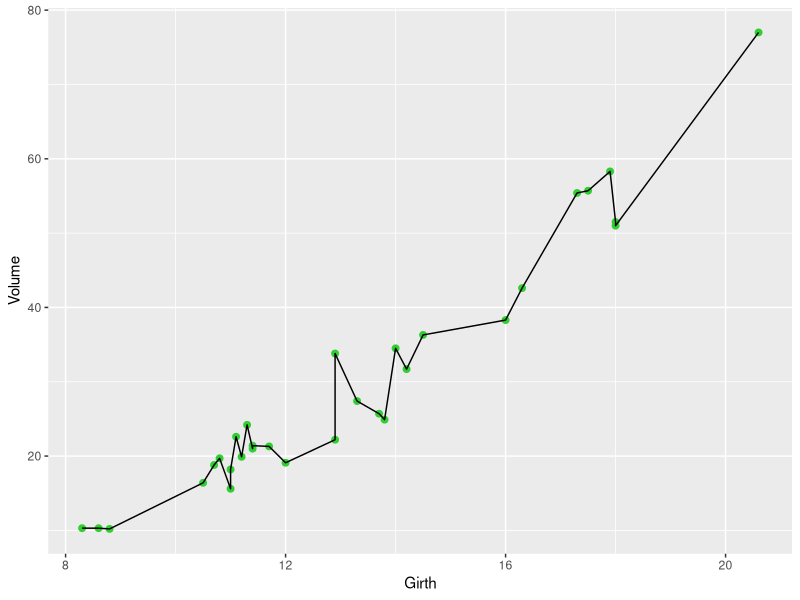
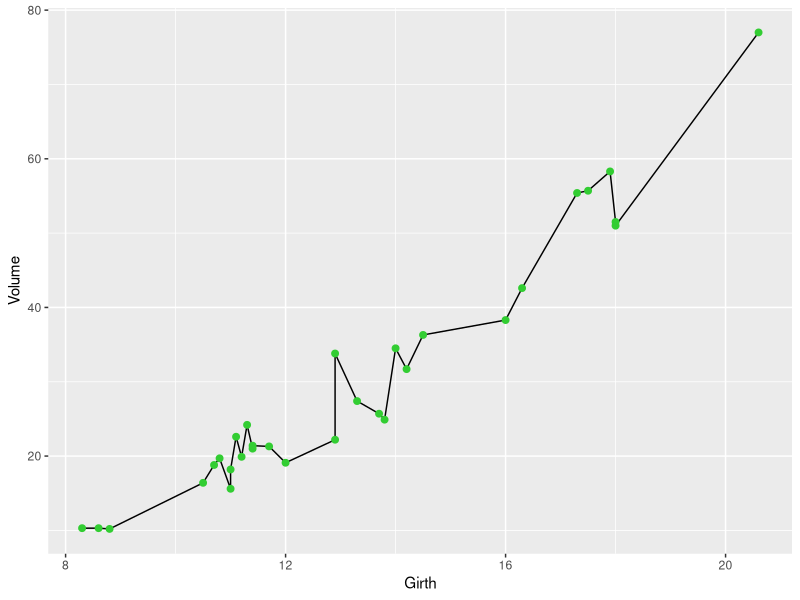
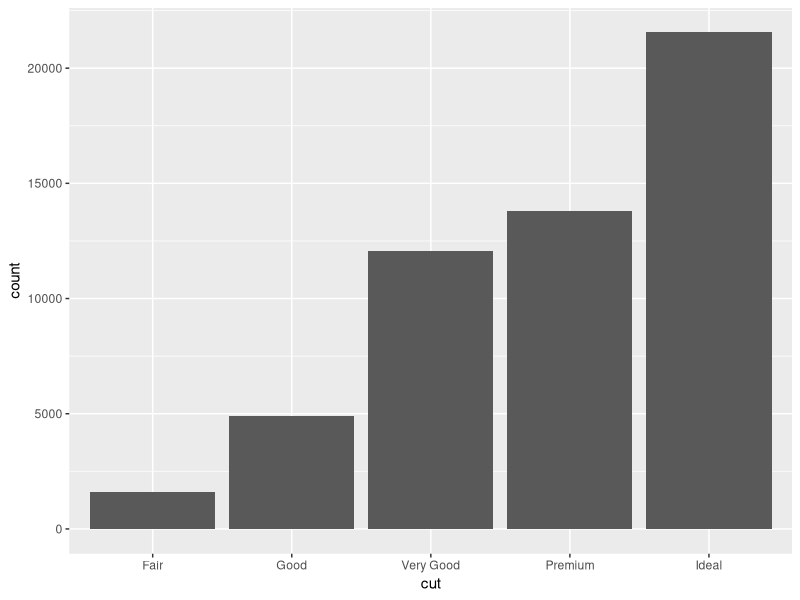
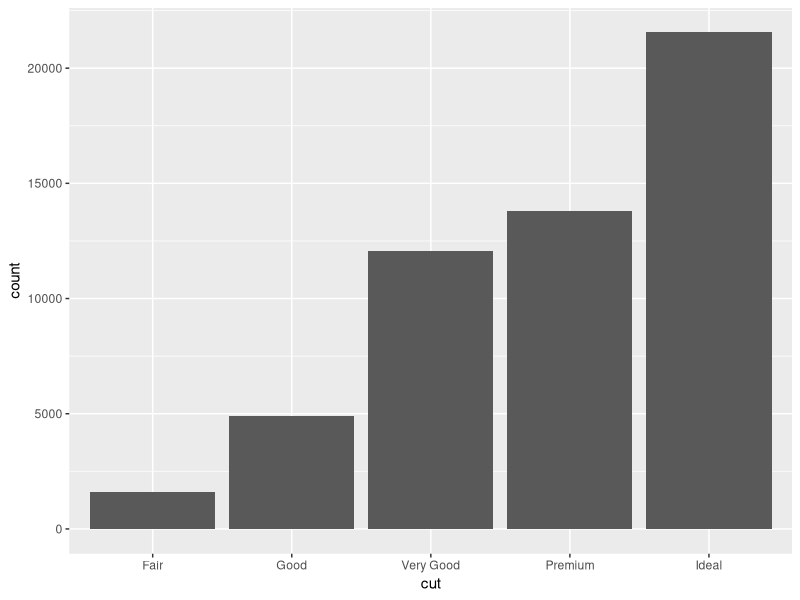
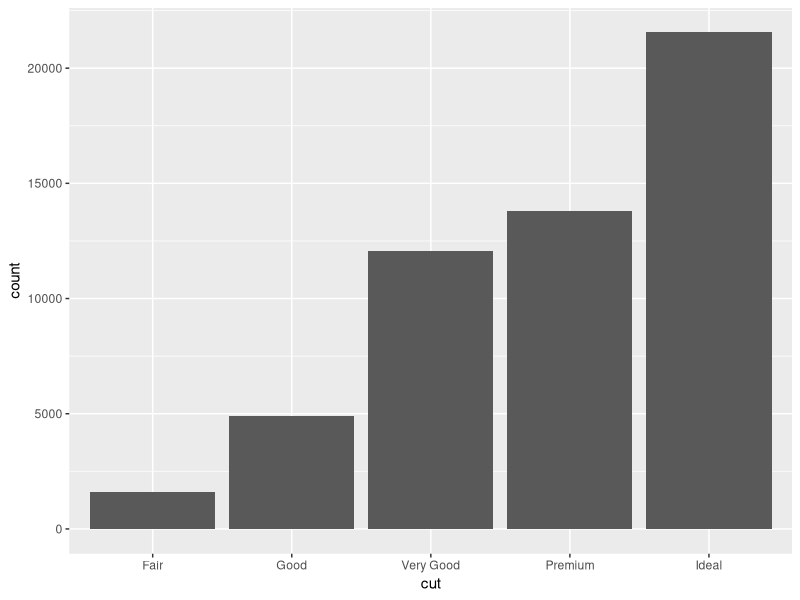
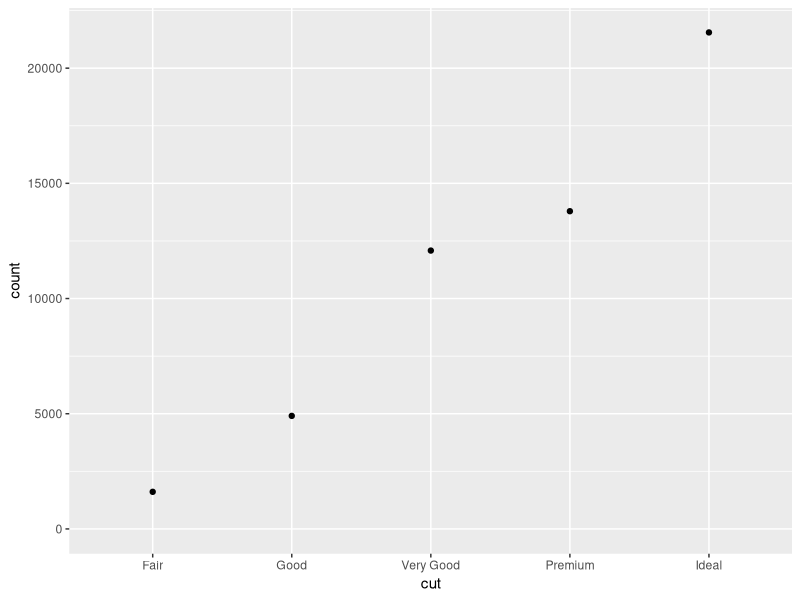
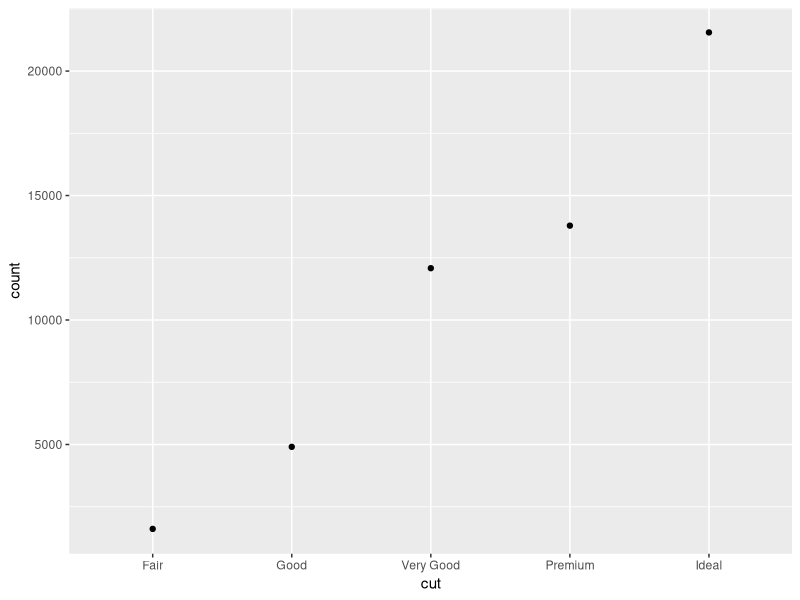
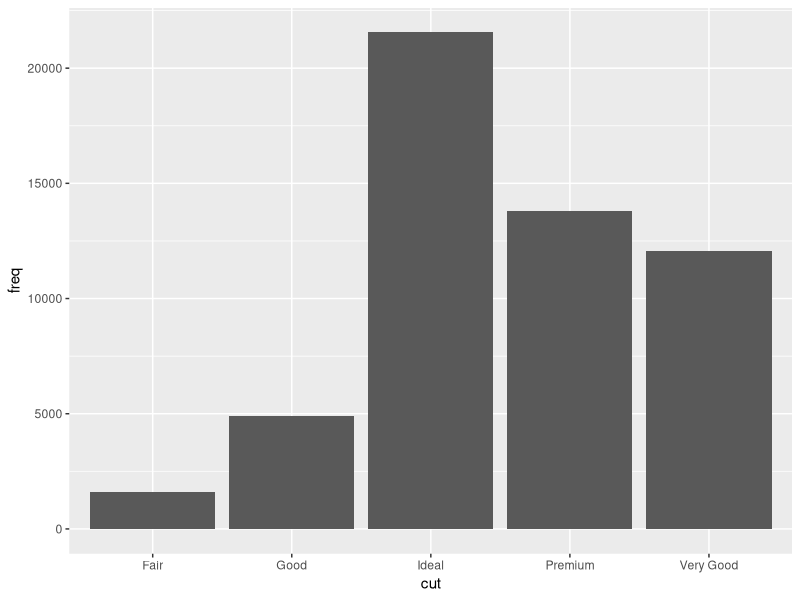

The R script that drew these images, in order: (Note: this script raises an error after producing the figures.)
## ---- chunk 1
library(tidyverse)

knitr::opts_chunk$set(fig.height = 3, fig.width = 6)

Sys.setlocale(locale = "Lithuanian")
## ---- chunk 2
ggplot(trees, aes(Girth, Volume)) +
    geom_point(color = "limegreen", size = 2) +
    geom_line()
## ---- chunk 3
ggplot(trees, aes(Girth, Volume)) +
    geom_line() +
    geom_point(color = "limegreen", size = 2)
#taskai uzdengia linija
## ---- chunk 4
data(diamonds)
## ---- chunk 5
head(diamonds)
## ---- chunk 6
tail(diamonds)
## ---- chunk 7
str(diamonds)
## ---- chunk 8
dplyr::glimpse(diamonds)
## ---- chunk 9
ggplot(data = diamonds) + 
     geom_bar(mapping = aes(x = cut)) 
## ---- chunk 10
ggplot(data = diamonds) + 
     geom_bar(mapping = aes(x = cut)) 
## ---- chunk 11
ggplot(data = diamonds) + 
    stat_count(mapping = aes(x = cut)) 
## ---- chunk 12
ggplot(data = diamonds) + 
    stat_count(mapping = aes(x = cut), geom = "point") 
## ---- chunk 13
ggplot(data = diamonds) + 
    geom_point(mapping = aes(x = cut), stat = "count") 
## ---- chunk 14
demo_df <- tribble(
  ~cut,         ~freq,
  "Fair",       1610,
  "Good",       4906,
  "Very Good",  12082,
  "Premium",    13791,
  "Ideal",      21551
)
## ---- chunk 15
glimpse(demo_df)
## ---- chunk 16
demo_df
## ---- chunk 17
ggplot(data = demo_df) +
  geom_bar(mapping = aes(x = cut, y = freq), stat = "identity")
## ---- chunk 18
ggplot(data = demo_df) +
  geom_bar(mapping = aes(x = cut, y = freq), stat = "count")
## ---- chunk 19
ggplot(data = diamonds) + 
  geom_bar(mapping = aes(x = cut, y = ..count.., group = 1)) 
## ---- chunk 20
ggplot(data = diamonds) + 
  geom_bar(mapping = aes(x = cut, y = ..prop..))
## ---- chunk 21
c <- ggplot(mpg, aes(hwy))
## ---- chunk 22
c + stat_bin(binwidth = 1)
## ---- chunk 23
c + stat_bin(binwidth = .5)
## ---- chunk 24
c + stat_bin(aes(y = ..count..))
## ---- chunk 25
c + stat_bin(aes(y = ..ncount..))
## ---- chunk 26
c + stat_bin(aes(y = ..density..))
## ---- chunk 27
c + stat_bin(aes(y = ..ndensity.., fill = ..count..))
## ---- chunk 28
ggplot(data = diamonds) + 
   stat_summary( 
      mapping = aes(x = cut, y = depth),
      fun.ymin = min, 
      fun.ymax = max, 
      fun.y = median,
      color = "green3"
   ) 
## ---- chunk 29
# Pradinis kodas
ggplot(data = diamonds) + 
   stat_summary( 
      mapping = aes(x = cut, y = depth),
      fun.ymin = min, 
      fun.ymax = max, 
      fun.y = median
   ) 
## ---- chunk 30
# Pakeistas kodas
ggplot(data = diamonds) + 
    geom_pointrange(aes(x = cut, y = depth),
        fun.ymin = min, 
        fun.ymax = max, 
        fun.y = median,
        stat = "summary" )
## ---- chunk 31
ggplot(data = diamonds) + 
  geom_bar(mapping = aes(x = cut, y = ..prop.., group = 1))
## ---- chunk 32
ggplot(data = diamonds) + 
  geom_bar(mapping = aes(x = cut, fill = color, y = ..prop.., group = color))
